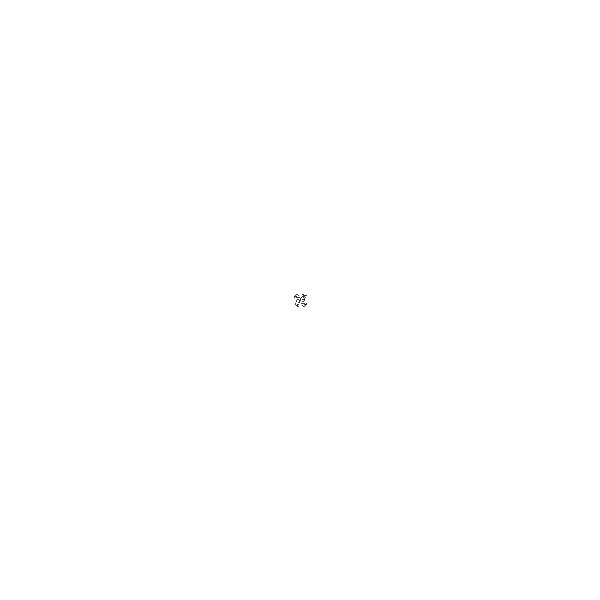
Frame 1 (no input)
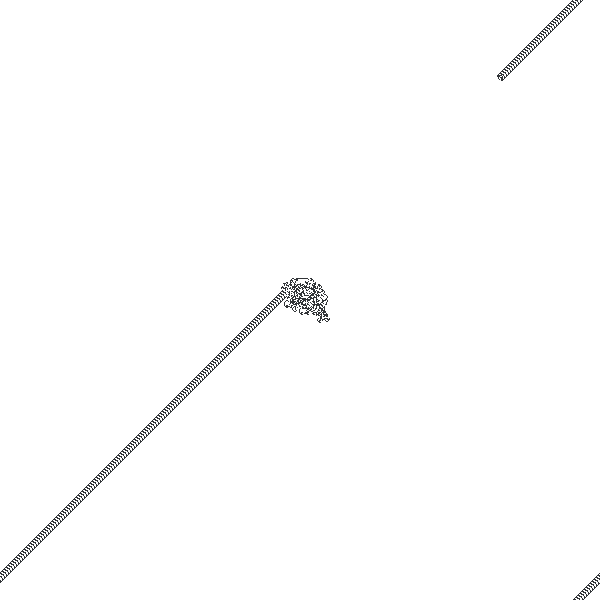
Frame 60 (the mouse pressed at the canvas centre just before this capture)
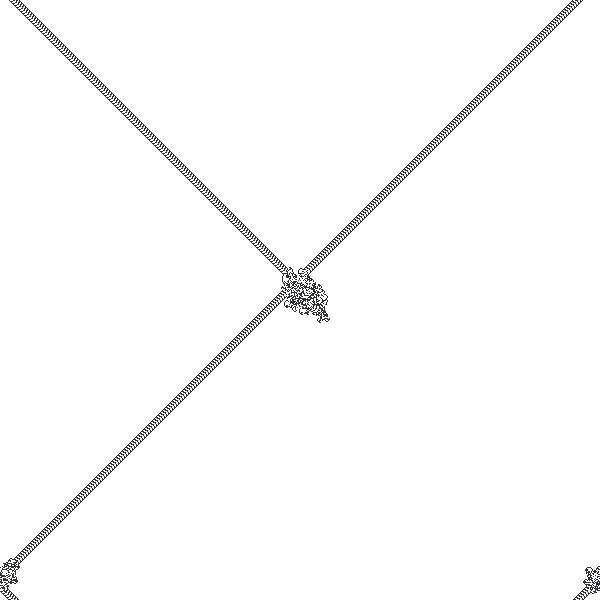
Frame 120 (the mouse held since frame 60 and released just before this capture)

The Processing sketch that drew these frames (run headless with seeded random() and noise(); from frame 60 on, the mouse is pressed at the canvas centre):

// Processing sketch: build
// ── build.pde
// coding challenge 89 : Langton's Ant --> step1

// --- INIT ---

int[][] grid;
int x;
int y;
int dir;
int ANT_UP = 0;
int ANT_RGT = 1;
int ANT_DWN = 2;
int ANT_LFT = 3;
PImage ant;

void turnRight() {
	dir++;
	if (dir > ANT_LFT) {
		dir = ANT_UP;
	}
}

void turnLeft() {
	dir--;
	if (dir < ANT_UP) {
		dir = ANT_LFT;
	}
}

void moveForward() {
	if (dir == ANT_UP) {
		y--;
	} else if (dir == ANT_RGT) {
		x++;
	} else if (dir == ANT_DWN) {
		y++;
	} else if (dir == ANT_LFT) {
		x--;
	}
	// window edges : right/left
	if (x > width - 1) {
		x = 0;
	} else if (x < 0) {
		x = width-1;
	}
	// up/down
	if (y > height - 1) {
		y = 0;
	} else if (y < 0) {
		y = height-1;
	}
}
// --- SETUP ---

void setup() {
	size(600, 600);
	grid = new int[width][height];
	ant = createImage(width, height, RGB);
	ant.loadPixels();
	for (int i = 0; i < ant.pixels.length; i++) {
		ant.pixels[i] = color(#FFFFFF);
	}
	ant.updatePixels();
	x = width/2;
	y = height/2;
	dir = ANT_UP;
}

void draw() {
	background(#FFFFFF);	
	ant.loadPixels();
	for (int n = 0; n < 500; n++) {
		int state = grid[x][y];
		if (state == 0) {
			turnRight();
			grid[x][y] = 1;
		} else if (state == 1) {
			turnLeft();
			grid[x][y] = 0;
		}
		color col = color(#FFFFFF);
		if (grid[x][y] == 1) {
			col = color(#313437);
		}
		int pix = x + y * ant.width;
		ant.pixels[pix] = col;
		moveForward();
	}
	ant.updatePixels();
	image(ant, 0, 0);
	// replaced by aboce -^
	// loadPixels();
	// for (int i = 0; i < width; i++) {
	// 	for (int j = 0; j < height; j++) {
	// 		// the actual pixel location in the window :
	// 		int pix = i + width * j;
	// 		if (grid[i][j] == 0) {
	// 			pixels[pix] = color(#FFFFFF);
	// 		} else {
	// 			pixels[pix] = color(#313437);
	// 		}
	// 	}
	// }
	// updatePixels();
}

// --- END ---
